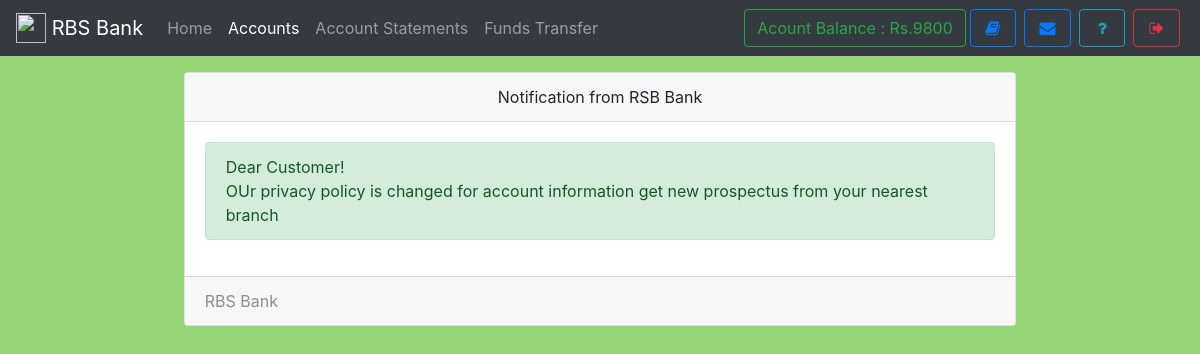
Screenshot of /notice.php (signed in) with the database file from the repository.
### tables this page shows
CREATE TABLE `useraccounts` (
  `id` int(11) NOT NULL,
  `email` text NOT NULL,
  `password` text NOT NULL,
  `name` varchar(111) NOT NULL,
  `balance` varchar(111) NOT NULL,
  `cnic` varchar(111) NOT NULL,
  `number` varchar(111) NOT NULL,
  `city` varchar(111) NOT NULL,
  `address` varchar(111) NOT NULL,
  `source` varchar(111) NOT NULL,
  `accountNo` varchar(111) NOT NULL,
  `branch` varchar(111) NOT NULL,
  `accountType` varchar(111) NOT NULL,
  `date` timestamp NOT NULL DEFAULT CURRENT_TIMESTAMP
);

CREATE TABLE `notice` (
  `id` int(11) NOT NULL,
  `userId` varchar(111) NOT NULL,
  `notice` text NOT NULL,
  `date` timestamp NOT NULL DEFAULT CURRENT_TIMESTAMP
);

### assets/db.php (called while the page is built, shortened)
<?php
    $con = new mysqli('localhost','root','','mybank');
    if (isset($_SESSION['userId'])) {
    $ar = $con->query("select * from userAccounts,branch where id = '$_SESSION[userId]' AND userAccounts.branch = branch.branchId");
    $userData = $ar->fetch_assoc();
  } else {
}
?>

### notice.php (the view, shortened to what this page needs)
<!DOCTYPE html>
<html>
<head>
  <?php require 'assets/autoloader.php'; ?>
  <?php require 'assets/db.php'; ?>
  <?php require 'assets/function.php'; ?>
</head>
<body style="background:#96D678;background-size: 100%">
<nav class="navbar navbar-expand-lg navbar-dark bg-dark fixed-top">
 <a class="navbar-brand" href="#">
    <img src="images/logo.png" width="30" height="30" class="d-inline-block align-top" alt="">
   <?php echo bankName; ?>
  </a>
  <div class="collapse navbar-collapse" id="navbarSupportedContent">
    <ul class="navbar-nav mr-auto">
      <li class="nav-item ">
        <a class="nav-link " href="index.php">Home <span class="sr-only">(current)</span></a>
      </li>
      <li class="nav-item active ">  <a class="nav-link" href="accounts.php">Accounts</a></li>
      <li class="nav-item ">  <a class="nav-link" href="statements.php">Account Statements</a></li>
      <li class="nav-item ">  <a class="nav-link" href="transfer.php">Funds Transfer</a></li>
    </ul>
    <?php include 'sideButton.php'; ?>
  </div>
</nav><br><br><br>
<div class="container">
  <div class="card  w-75 mx-auto">
  <div class="card-header text-center">
    Notification from RSB Bank
  </div>
  <div class="card-body">
    <?php
      $array = $con->query("select * from notice where userId = '$_SESSION[userId]' order by date desc");
      if ($array->num_rows > 0)
      {
        while ($row = $array->fetch_assoc())
        {
          echo "<div class='alert alert-success'>$row[notice]</div>";
        }
      }
      else
        echo "<div class='alert alert-info'>Notice box empty</div>";
     ?>
  </div>
  <div class="card-footer text-muted">
   <?php echo bankName ?>
  </div>
</div>
</div>
</body>
</html>

### sideButton.php
<form class="form-inline my-2 my-lg-0">
        <a href="" class="btn btn-outline-success" data-toggle="tooltip" title="Your current Account Balance">Acount Balance : Rs.<?php echo $userData['balance']; ?></a>
        <a href="accounts.php" data-toggle="tooltip" title="Account Summary" class="btn btn-outline-primary mx-1" ><i class="fa fa-book fa-fw"></i></a>
        <a href="notice.php" data-toggle="tooltip" title="View Notice" class="btn btn-outline-primary mx-1" ><i class="fa fa-envelope fa-fw"></i></a>
        <a href="feedback.php" data-toggle="tooltip" title="Help?" class="btn btn-outline-info mx-1" ><i class="fa fa-question fa-fw"></i></a>
        <a href="logout.php" data-toggle="tooltip" title="Logout" class="btn btn-outline-danger mx-1" ><i class="fa fa-sign-out fa-fw"></i></a>
</form>

### rows the page displays
useraccounts: balance "9800"
notice: notice "Dear Customer! OUr privacy policy is changed for account information get new prospectus from your nearest branch"

### other values shown
bankName "RBS Bank"
